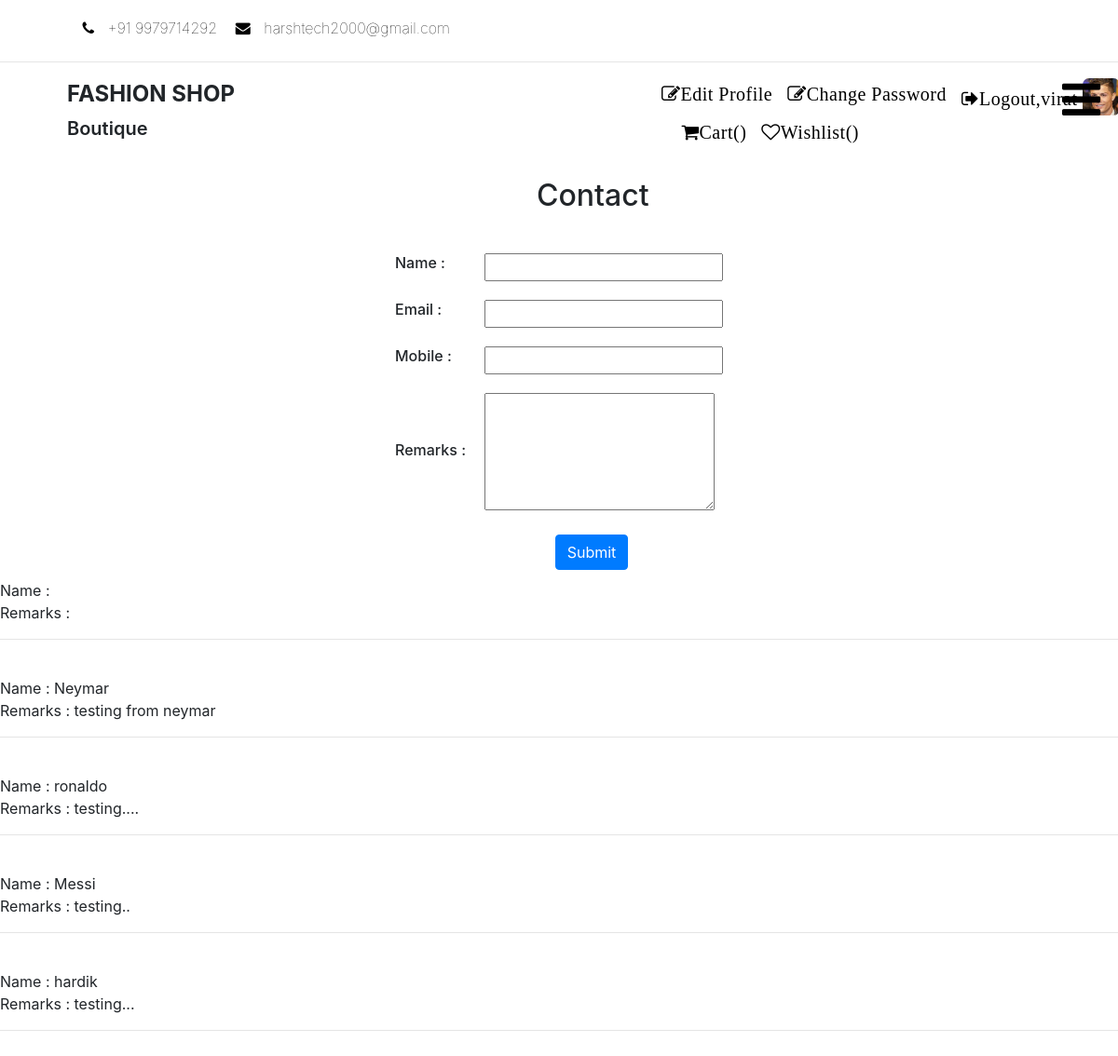
Page /contact/ (signed in) on the committed database.
### myapp/models.py (models this page shows, shortened)
class Contact(models.Model):
    name = models.CharField(max_length=100)
    email = models.CharField(max_length=100)
    mobile = models.CharField(max_length=100)
    remarks = models.TextField()

### myapp/views.py (the view)
# urls.py: path('contact/', views.contact, name="contact"),
def contact(request):
    if request.method == "POST":
        try:
            contact = Contact.objects.get(email=request.POST['email'])
            msg = "Email Already Exist"
            contacts = Contact.objects.all().order_by('-id')[:5]
            return render(request,'contact.html',{'msg':msg,'contacts':contacts})
        except:
            Contact.objects.create(
                name=request.POST['name'],
                email=request.POST['email'],
                mobile=request.POST['mobile'],
                remarks=request.POST['remarks'],
            )
            contacts=Contact.objects.all().order_by('-id')[:5]
            msg="Contact Saved Sucessfully"
            return render(request, 'contact.html',{'msg':msg,'contacts':contacts})
    else:
        contacts = Contact.objects.all().order_by('-id')[:5]
        return render(request,'contact.html',{'contacts':contacts})

### myapp/templates/contact.html (shortened to what this page needs)
{% extends 'header.html' %}
{% load static %}
{% block content %}
<!DOCTYPE html>
<html lang="en">
<head>
</head>
<body>
    <br><br><br>
    <h2 class="contact">Contact</h2>
    <label style="color:blue;margin-left: 48%;"  > {{msg}}</label><br>
    <center>
    <form action="{% url 'contact' %}" method="post" name="contact">
        <table>
            <tr>
                <td><h6>Name : </h6></td>
                <td><input type="text" name="name" id=""></td>
            </tr>
            <tr>
                <td><h6>Email : </h6></td>
                <td><input type="text" name="email" id=""></td>
            </tr>
            <tr>
                <td><h6>Mobile : </h6></td>
                <td><input type="text" name="mobile" id=""></td>
            </tr>
            <tr>
                <td><h6>Remarks : </h6></td>
                <td><textarea name="remarks" id="" cols="22" rows="5"></textarea></td>
            </tr>
            <tr>
                <td colspan="2" align="center">
                    <input type="submit" value="Submit" id="p7" name="action" class="btn btn-primary">
                </td>
            </tr>
        </table>
    </form>
    </center>
    {% for i in contacts %}
        Name : {{i.name}}<br>
        Remarks : {{i.remarks}}<br>
        <hr><br>
    {% endfor %}
</body>
</html>
{% endblock %}

### myapp/static/web4.css (style rules this page uses)
::placeholder { font-weight: 600; opacity: 1; }

### myapp/templates/header.html (style rules this page uses)
tr,td { padding: 10px; }

### myapp/templates/contact.html (style rules this page uses)
#p7 { margin-left: 70px; }
.contact { margin-left: 48%; margin-top: 3%; }

### rows in the picture
Contact: name "Neymar", remarks "testing from neymar"
Contact: name "ronaldo", remarks "testing...."
Contact: name "Messi", remarks "testing.."
Contact: name "hardik", remarks "testing..."

### other values in the picture
{{ request.session.fname }} "virat"
